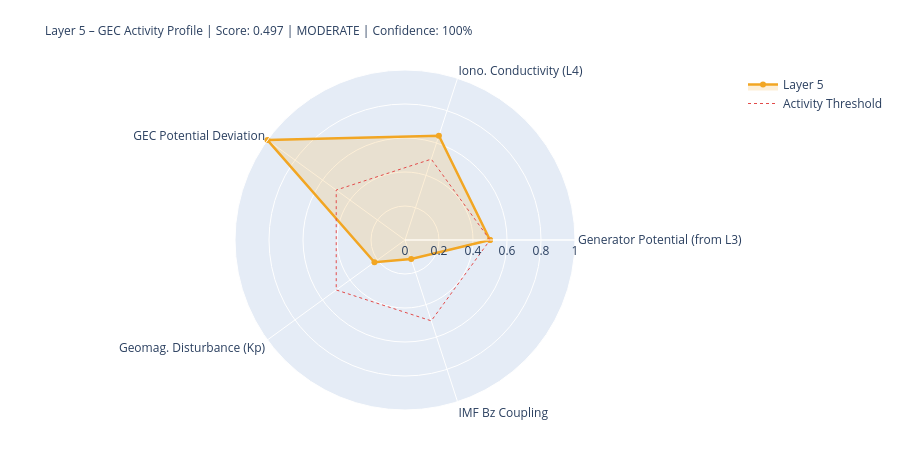

This figure's notebook cell:
### Markdown cell above
---
## 5. State Assessment & Handoff to Layer 6

### Code cell
# ============================================================
# LAYER-5-SCORE
# ============================================================

# Components
# 1) Generator activity (Layer-3-driven)
gen_score = norm(generator_strength, 0.3, 2.0)
gen_src   = 'from_layer3' if l3_thunder_score is not None else 'estimated'

# 2) Ionospheric conductivity (Layer-4-driven)
iono_score = norm(iono_cond_factor, 0.7, 1.4)
iono_src   = 'from_layer4' if l4_ioniz is not None else 'estimated'

# 3) GEC potential deviation from reference
pot_score = norm(abs(delta_V_pct), 0, 30)  # 0 = at reference, 1 = 30% deviation
pot_src   = 'derived'

# 4) Geomagnetic disturbance (Kp) – modulates vertical currents
kp_score = norm(kp_val, 0, 9)
kp_src   = 'primary' if kp_now is not None else 'from_layer4'

# 5) IMF Bz coupling (southward = stronger M-I coupling → GEC influence)
bz_score = norm(-(bz_now or 0), -5, 30) if bz_now is not None else None
bz_src   = 'primary' if bz_now is not None else 'missing'

COMPONENTS = {
    'Generator Potential (from L3)':  {'score': gen_score,   'source': 'derived_from_layer3', 'dynamic': True},
    'Iono. Conductivity (L4)':      {'score': iono_score,  'source': iono_src, 'dynamic': True},
    'GEC Potential Deviation':      {'score': pot_score,   'source': pot_src,  'dynamic': True},
    'Geomag. Disturbance (Kp)':         {'score': kp_score,    'source': kp_src,   'dynamic': True},
    'IMF Bz Coupling':               {'score': bz_score,    'source': bz_src,   'dynamic': True},
}

available   = {k: v['score'] for k, v in COMPONENTS.items() if v['score'] is not None}
unavailable = [k for k, v in COMPONENTS.items() if v['score'] is None]
layer5_score = round(sum(available.values()) / len(available), 4) if available else None
confidence   = round(len(available) / len(COMPONENTS), 2)
level = ('unknown' if layer5_score is None
         else 'quiet'   if layer5_score < 0.3
         else 'moderate' if layer5_score < 0.6
         else 'active')
dominant_l5 = max(available, key=available.get) if available else 'none'

# Kp consistency: separate 1-min raw value from score value
kp_1m_raw   = kp_now          # directly from API (can be 0.0 during live measurement)
kp_for_score = kp_val          # from Layer-0 context or estimated value if needed
kp_score_src = kp_src

W = 68
print('=' * W)
print('LAYER 5 – GLOBAL ELECTRIC CIRCUIT – STATE ASSESSMENT')
print('=' * W)
for name, comp in COMPONENTS.items():
    s = comp['score']
    if s is not None:
        bar = '█' * int(s*20) + '░' * (20-int(s*20))
        print(f'  {name:<34} {bar}  {s:.3f}  [{comp["source"]}]')
    else:
        print(f'  {name:<34} {"─"*20}  n/a   [missing]')
print('-' * W)
print(f'  Score:         {layer5_score:.3f}  ({len(available)}/{len(COMPONENTS)} components)')
print(f'  Confidence:    {confidence:.0%}')
print(f'  Level:         {level.upper()}')
print(f'  Dominant:      {dominant_l5}')
print(f'  V_iono:        {V_iono_mod:.1f} kV  (Δ {delta_V_pct:+.1f}% vs. Ref)')
print(f'  I_total:       {I_total_mod:.1f} A   (Δ {delta_I_pct:+.1f}% vs. Ref)')
print('=' * W)

# Radar
cats   = list(available.keys())
vals_r = list(available.values())
if len(cats) >= 3:
    fig = go.Figure()
    fig.add_trace(go.Scatterpolar(
        r=vals_r + [vals_r[0]], theta=cats + [cats[0]],
        fill='toself', fillcolor='rgba(242,166,35,0.18)',
        line=dict(color='#F2A623', width=2.5), name='Layer 5'
    ))
    fig.add_trace(go.Scatterpolar(
        r=[0.5]*(len(cats)+1), theta=cats+[cats[0]],
        line=dict(color='#E24B4A', dash='dot', width=1),
        mode='lines', name='Activity Threshold'
    ))
    fig.update_layout(
        title=dict(
            text=f'Layer 5 – GEC Activity Profile | Score: {layer5_score:.3f} | {level.upper()} | Confidence: {confidence:.0%}',
            font=dict(size=12)
        ),
        polar=dict(radialaxis=dict(visible=True, range=[0,1])),
        height=450, showlegend=True,
        margin=dict(l=80, r=80, t=70, b=40)
    )
    fig.show()

### Figure 1 — Plotly figure (JSON) as saved in the notebook; plotly's stock layout.template omitted (floating-point values rounded to 4 significant figures)
{"data": [{"fill": "toself", "fillcolor": "rgba(242,166,35,0.18)", "line": {"color": "#F2A623", "width": 2.5}, "name": "Layer 5", "r": [0.5, 0.6454, 1.0, 0.2222, 0.118, 0.5], "theta": ["Generator Potential (from L3)", "Iono. Conductivity (L4)", "GEC Potential Deviation", "Geomag. Disturbance (Kp)", "IMF Bz Coupling", "Generator Potential (from L3)"], "type": "scatterpolar"}, {"line": {"color": "#E24B4A", "dash": "dot", "width": 1}, "mode": "lines", "name": "Activity Threshold", "r": [0.5, 0.5, 0.5, 0.5, 0.5, 0.5], "theta": ["Generator Potential (from L3)", "Iono. Conductivity (L4)", "GEC Potential Deviation", "Geomag. Disturbance (Kp)", "IMF Bz Coupling", "Generator Potential (from L3)"], "type": "scatterpolar"}], "layout": {"height": 450, "margin": {"b": 40, "l": 80, "r": 80, "t": 70}, "polar": {"radialaxis": {"range": [0, 1], "visible": true}}, "showlegend": true, "title": {"font": {"size": 12}, "text": "Layer 5 – GEC Activity Profile | Score: 0.497 | MODERATE | Confidence: 100%"}}}
